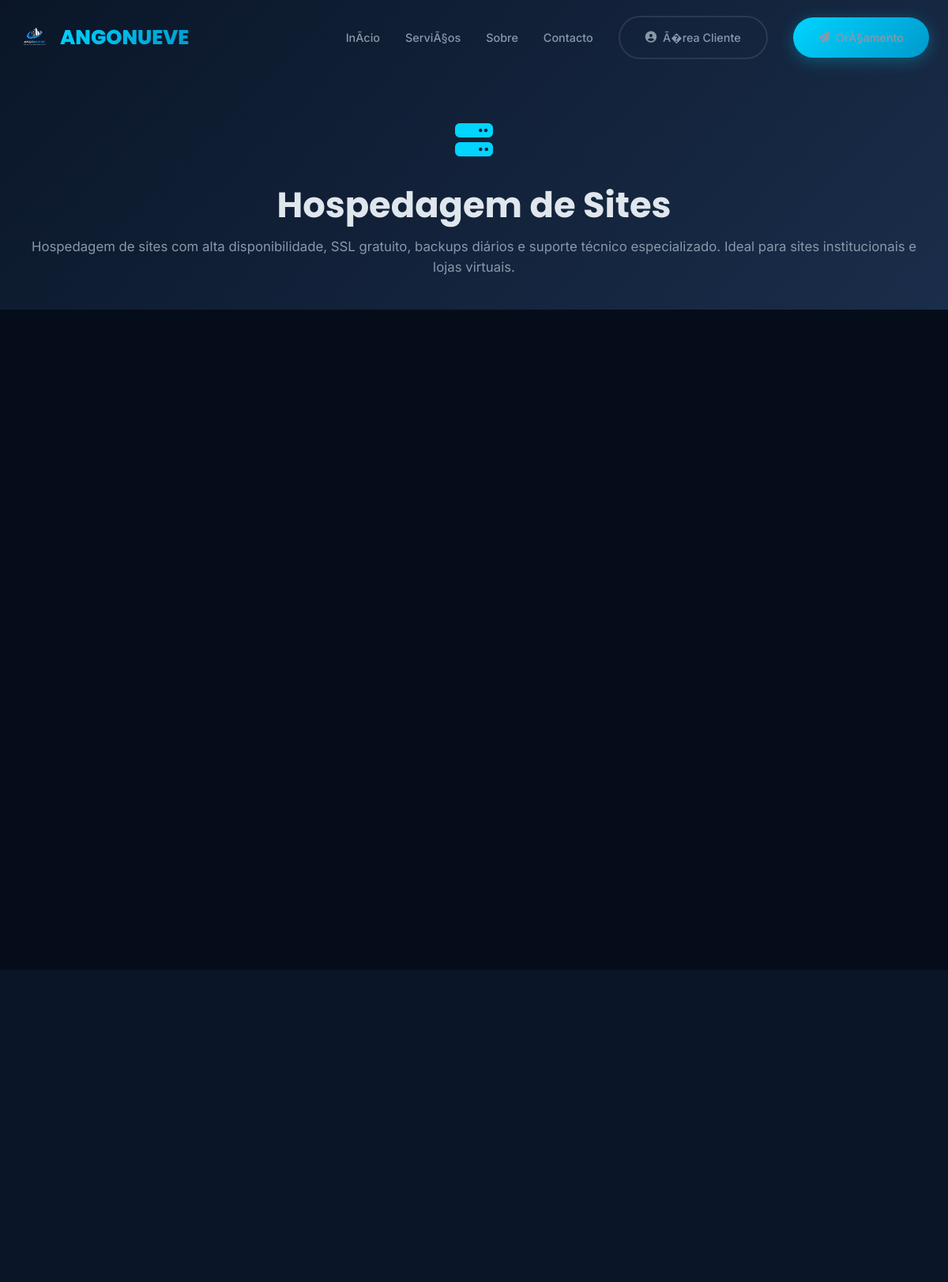
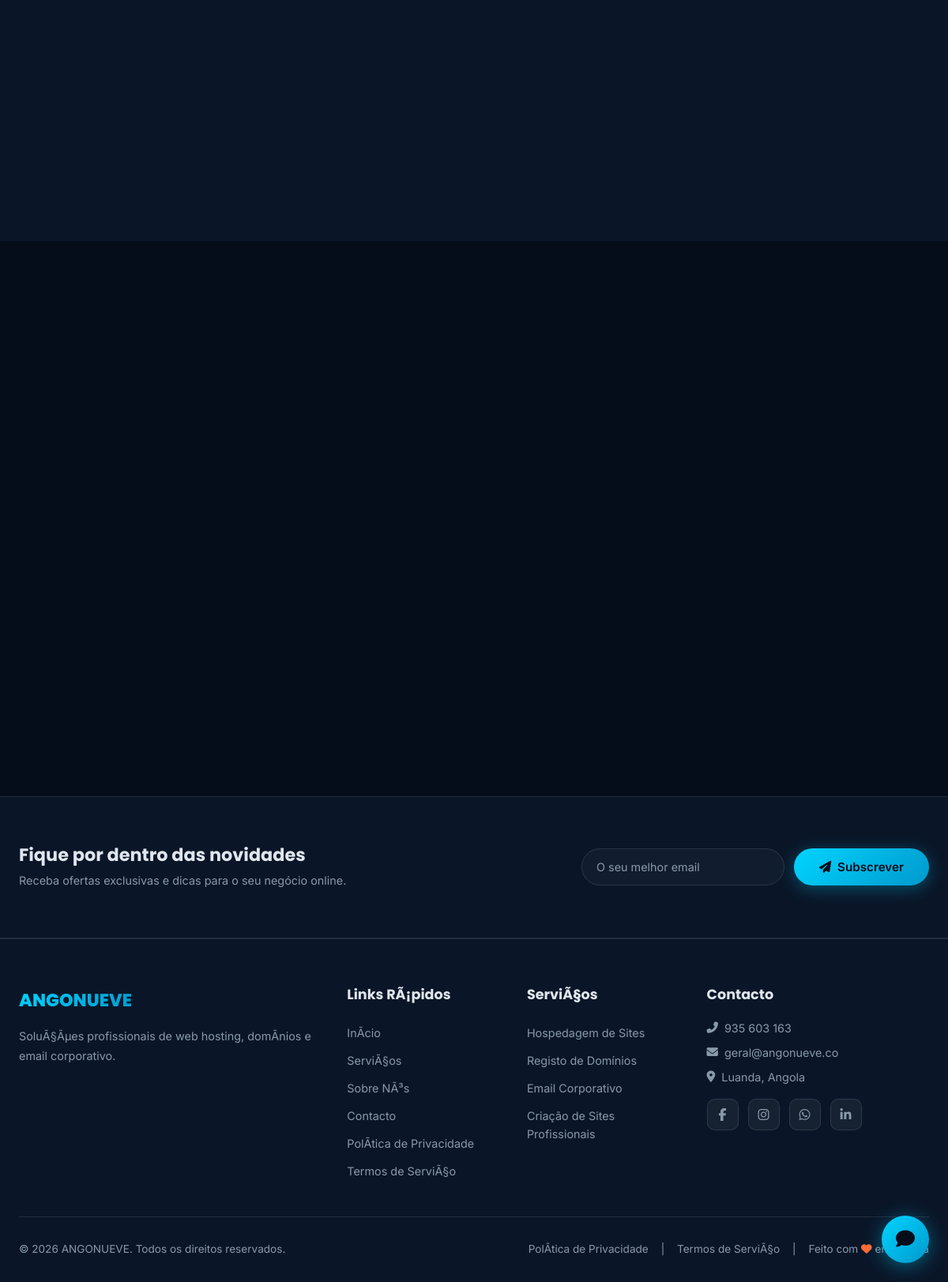
Page /servico.php?slug=hospedagem on the committed database (2 pictures, top to bottom).
### tables this page shows
CREATE TABLE IF NOT EXISTS services_db (
    id INT AUTO_INCREMENT PRIMARY KEY,
    slug VARCHAR(100) UNIQUE,
    name VARCHAR(255),
    description TEXT,
    short_description VARCHAR(500),
    icon VARCHAR(100),
    features TEXT,
    image VARCHAR(255) NULL,
    monthly_price DECIMAL(10,2) NULL,
    yearly_price DECIMAL(10,2) NULL,
    onetime_price DECIMAL(10,2) NULL,
    is_active TINYINT(1) DEFAULT 1,
    sort_order INT DEFAULT 0,
    created_at TIMESTAMP DEFAULT CURRENT_TIMESTAMP,
    updated_at TIMESTAMP DEFAULT CURRENT_TIMESTAMP ON UPDATE CURRENT_TIMESTAMP,
    INDEX idx_slug (slug),
    INDEX idx_active (is_active),
    INDEX idx_sort (sort_order)
);

### includes/db.php (called while the page is built, shortened)
<?php
class Database {
    private static $instance = null;
    private $pdo;
    private function __construct() {
        try {
            $dsn = "mysql:host=" . DB_HOST . ";dbname=" . DB_NAME . ";charset=" . DB_CHARSET;
            $this->pdo = new PDO($dsn, DB_USER, DB_PASS, [
                PDO::ATTR_ERRMODE => PDO::ERRMODE_EXCEPTION,
                PDO::ATTR_DEFAULT_FETCH_MODE => PDO::FETCH_ASSOC,
                PDO::ATTR_EMULATE_PREPARES => false,
            ]);
        } catch (PDOException $e) {
            die('Database connection failed: ' . $e->getMessage());
        }
    }
    public static function getInstance() {
        if (self::$instance === null) {
            self::$instance = new self();
        }
        return self::$instance;
    }
    public function query($sql, $params = []) {
        $stmt = $this->pdo->prepare($sql);
        $stmt->execute($params);
        return $stmt;
    }
    public function fetchAll($sql, $params = []) {
        return $this->query($sql, $params)->fetchAll();
    }
    public function fetchOne($sql, $params = []) {
        return $this->query($sql, $params)->fetch();
    }
}
function db() {
    return Database::getInstance();
}

### includes/functions.php (called while the page is built, shortened)
<?php
function sanitize($input) {
    return htmlspecialchars(strip_tags(trim($input)), ENT_QUOTES, 'UTF-8');
}

### servico.php (the view, shortened to what this page needs)
<?php
$slug = sanitize($_GET['slug'] ?? '');
$service = db()->fetchOne("SELECT * FROM services_db WHERE slug = ? AND is_active = 1", [$slug]);
$allServices = db()->fetchAll("SELECT * FROM services_db WHERE is_active = 1 AND slug != ? ORDER BY sort_order ASC LIMIT 4", [$slug]);
?>
<!DOCTYPE html>
<html lang="pt">
<head>
    <link rel="stylesheet" href="https://cdnjs.cloudflare.com/ajax/libs/font-awesome/6.5.1/css/all.min.css">
    <link rel="stylesheet" href="css/style.css">
</head>
<body>
    <div class="orb orb-1"></div>
    <main id="main-content">
    <nav class="navbar" id="navbar">
        <div class="container">
            <a href="index.html" class="nav-logo">
                <img src="images/logo.png" alt="ANGONUEVE">
                <span>ANGONUEVE</span>
            </a>
            <ul class="nav-links" id="navLinks">
                <li><a href="index.html">InÃ­cio</a></li>
                <li><a href="servicos.php">ServiÃ§os</a></li>
                <li><a href="about.html">Sobre</a></li>
                <li><a href="contact.html">Contacto</a></li>
                <li><a href="client/login.php" class="btn btn-secondary"><i class="fas fa-user-circle"></i> Ã�rea Cliente</a></li>
                <li><a href="orcamento.php" class="btn btn-primary"><i class="fas fa-paper-plane"></i> OrÃ§amento</a></li>
            </ul>
        </div>
    </nav>
    <section class="breadcrumb">
        <div class="container">
            <?php if ($service): ?>
                <div style="font-size: 3rem; margin-bottom: 16px; color: var(--secondary);">
                    <i class="fas <?= htmlspecialchars($service['icon']) ?>"></i>
                </div>
                <h1><?= htmlspecialchars($service['name']) ?></h1>
                <p><?= htmlspecialchars($service['short_description']) ?></p>
            <?php else: ?>
                <h1>ServiÃ§o <span>NÃ£o Encontrado</span></h1>
                <p>O serviÃ§o que procura nÃ£o estÃ¡ disponÃ­vel.</p>
            <?php endif; ?>
        </div>
    </section>
    <?php if ($service): ?>
        <section class="section">
            <div class="container">
                <div class="about-content">
                </div>
            </div>
        </section>
        <?php
        $hasMonthly = !is_null($service['monthly_price']);
        $hasYearly = !is_null($service['yearly_price']);
        $hasOnetime = !is_null($service['onetime_price']);
        $hasAnyPrice = $hasMonthly || $hasYearly || $hasOnetime;
        ?>
        <?php if ($hasAnyPrice): ?>
            <section class="pricing-section" style="background: var(--primary);">
                <div class="container">
                    <div class="pricing-grid" style="grid-template-columns: repeat(<?= ($hasMonthly ? 1 : 0) + ($hasYearly ? 1 : 0) + ($hasOnetime ? 1 : 0) ?>, 1fr); max-width: 900px; margin: 0 auto;">
                    </div>
                </div>
            </section>
        <?php endif; ?>
        <?php if (!empty($allServices)): ?>
            <section class="section">
                <div class="container">
                    <div class="services-grid">
                    </div>
                </div>
            </section>
        <?php endif; ?>
    <?php endif; ?>
    <section class="newsletter-section">
        <div class="container">
            <div class="newsletter-wrapper">
                <div class="newsletter-text">
                    <h3>Fique por dentro das novidades</h3>
                    <p>Receba ofertas exclusivas e dicas para o seu negócio online.</p>
                </div>
                <form class="newsletter-form" id="newsletterForm">
                    <input type="email" placeholder="O seu melhor email" required>
                    <button type="submit" class="btn btn-primary">
                        <i class="fas fa-paper-plane"></i> Subscrever
                    </button>
                </form>
            </div>
        </div>
    </section>
    <footer class="footer">
        <div class="container">
            <div class="footer-grid">
                <div class="footer-brand">
                    <a href="index.html" class="nav-logo" style="font-size: 1.4rem;">
                        <span>ANGONUEVE</span>
                    </a>
                    <p>SoluÃ§Ãµes profissionais de web hosting, domÃ­nios e email corporativo.</p>
                </div>
                <div class="footer-links">
                    <h4>Links RÃ¡pidos</h4>
                    <a href="index.html">InÃ­cio</a>
                    <a href="servicos.php">ServiÃ§os</a>
                    <a href="about.html">Sobre NÃ³s</a>
                    <a href="contact.html">Contacto</a>
                    <a href="privacidade.php">PolÃ­tica de Privacidade</a>
                    <a href="termos.php">Termos de ServiÃ§o</a>
                </div>
                <div class="footer-services">
                    <h4>ServiÃ§os</h4>
                    <?php
                    $footerServices = db()->fetchAll("SELECT slug, name FROM services_db WHERE is_active = 1 ORDER BY sort_order ASC LIMIT 6");
                    foreach ($footerServices as $fs):
                    ?>
                        <a href="servico.php?slug=<?= urlencode($fs['slug']) ?>"><?= htmlspecialchars($fs['name']) ?></a>
                    <?php endforeach; ?>
                </div>
                <div class="footer-contact">
                    <h4>Contacto</h4>
                    <p><i class="fas fa-phone-alt"></i> 935 603 163</p>
                    <p><i class="fas fa-envelope"></i> geral@angonueve.co</p>
                    <p><i class="fas fa-map-marker-alt"></i> Luanda, Angola</p>
                    <div class="footer-social">
                        <a href="#" aria-label="Facebook"><i class="fab fa-facebook-f"></i></a>
                        <a href="#" aria-label="Instagram"><i class="fab fa-instagram"></i></a>
                        <a href="#" aria-label="WhatsApp"><i class="fab fa-whatsapp"></i></a>
                        <a href="#" aria-label="LinkedIn"><i class="fab fa-linkedin-in"></i></a>
                    </div>
                </div>
            </div>
            <div class="footer-bottom">
                <p>&copy; 2026 ANGONUEVE. Todos os direitos reservados.</p>
                <p>
                    <a href="privacidade.php">PolÃ­tica de Privacidade</a>
                    <span style="margin:0 12px;color:var(--text-muted);">|</span>
                    <a href="termos.php">Termos de ServiÃ§o</a>
                    <span style="margin:0 12px;color:var(--text-muted);">|</span>
                    Feito com <i class="fas fa-heart" style="color: var(--accent);"></i> em Angola
                </p>
            </div>
        </div>
    </footer>
</main>
</body>
</html>

### rows in the picture
services_db: name "Hospedagem de Sites", short_description "Hospedagem de sites com alta disponibilidade, SSL gratuito, backups diários e suporte técnico especializado. Ideal para sites institucionais e lojas virtuais."
services_db: name "Registo de Domínios"
services_db: name "Email Corporativo"
services_db: name "Criação de Sites Profissionais"
